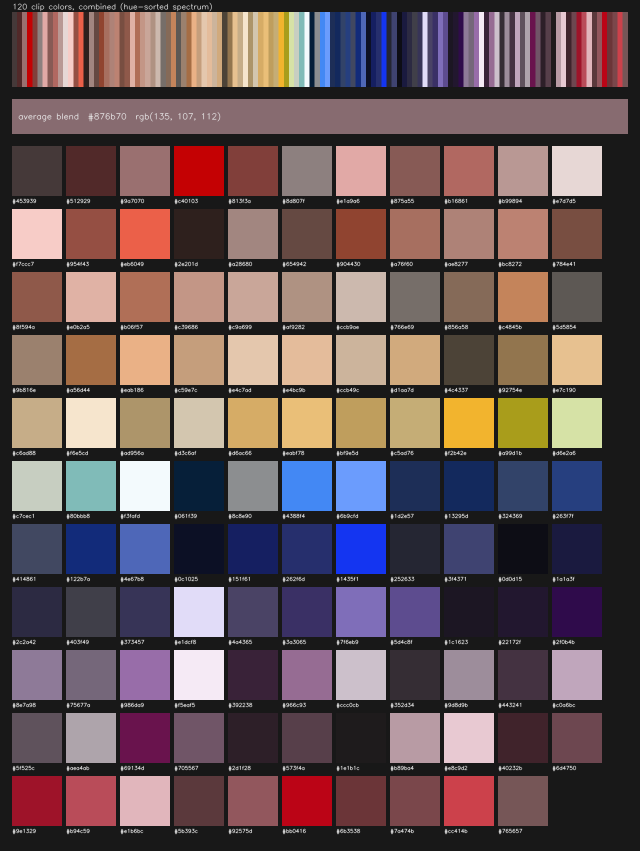
#> input picture pipeline/color-combination.png, 1280 x 1702 px (shown at 1/2 size)
$ python -i diversity.py   (imports and definitions only)   (older library calls are emulated)
#> lines starting #> are read from the running program, lines starting #| are printed output that depends on the picture
#!/usr/bin/env python3
"""Color-diverse New York Knicks clip scraper (parallel, resumable, Supabase).

Goal: a library of >=500 clips whose END frames are all visibly different colors,
covering the whole spectrum. We download many genuinely-Knicks videos in parallel,
walk each at 1 fps, and keep a frame only when its dominant color is new (>= ΔE
from every color kept so far across ALL videos). Each kept frame is the LAST frame
of a 15-20s clip — we back up a random amount and cut from there.

  DISCOVER  yt-dlp search across many Knicks/NY query buckets -> deduped URLs
  DOWNLOAD  N videos at once (ThreadPool); reuse main.download_video
  SAMPLE    1 fps low-res frames (reuse main.sample_frames, cached)
  ANALYZE   OpenCV: reject near-black/blurry; k-means dominant color (CIELAB+RGB)
  SELECT    accept iff color is >= ΔE from every kept color (shared, locked)
  CLIP      back up random 15-20s; ffmpeg-cut -> clips/<id>_<NNN>.mp4
  PUBLISH   per clip: row + mp4 + frame -> Supabase; per video: youtube_videos row
  ADAPT     if the gamut stalls below --target, lower ΔE (floor) for new frames

State (clips.json + colors.json + processed list) is flushed continuously, so the
run is fully resumable. Source mp4s are deleted after processing (--keep-videos to
keep) since 500 colors can mean ~100+ multi-hundred-MB downloads.

Usage:
  pip install -r requirements.txt           # yt-dlp + ffmpeg on PATH
  python diversity.py --target 500 --workers 4
"""
from __future__ import annotations

import argparse
import csv
import json
import math
import random
import subprocess
import sys
import threading
import time
from concurrent.futures import ThreadPoolExecutor
from pathlib import Path

import cv2
import numpy as np

from main import (
    SCRIPT_DIR,
    VIDEOS_DIR,
    capture_frame,
    fmt_timestamp,
    sample_frames,
)
import supabase_push

# --- Paths -----------------------------------------------------------------
CLIPS_DIR = SCRIPT_DIR / "clips"
CLIPFRAMES_DIR = SCRIPT_DIR / "clip-frames"
CLIPS_JSON = SCRIPT_DIR / "clips.json"
COLORS_JSON = SCRIPT_DIR / "colors.json"
VIDEOS_CSV = SCRIPT_DIR / "youtube_videos.csv"
PROCESSED_TXT = SCRIPT_DIR / ".cache" / "diversity-processed.txt"

# Relevance lives in the search: every query is unambiguously Knicks / NY, so any
# frame is fair game. Breadth across eras + the colorful NBA Cup courts maximizes
# the color gamut a single broadcast could never reach.
DEFAULT_QUERIES = [
    "New York Knicks 2025-26 season highlights",
    "New York Knicks NBA Cup highlights",
    "Knicks NBA Cup in-season tournament",
    "New York Knicks full game highlights 2025",
    "New York Knicks full game highlights 2024",
    "New York Knicks playoff highlights 2025",
    "Knicks vs Celtics highlights",
    "Knicks vs Pacers highlights",
    "Knicks vs Heat highlights",
    "Jalen Brunson highlights Knicks",
    "Karl-Anthony Towns Knicks highlights",
    "OG Anunoby Knicks highlights",
    "Mikal Bridges Knicks highlights",
    "Josh Hart Knicks highlights",
    "Julius Randle Knicks highlights",
    "Knicks Madison Square Garden crowd",
    "classic New York Knicks games",
    "1990s New York Knicks Patrick Ewing highlights",
    "New York Knicks 1994 finals",
    "Knicks Carmelo Anthony highlights",
    "Jeremy Lin Linsanity Knicks",
    "New York Knicks top plays of the season",
    "Knicks mixtape compilation",
    "New York Knicks dunks compilation",
    "New York Knicks buzzer beaters",
    "New York Knicks City Edition jersey",
]

SAMPLE_PX = 128


# --- Frame analysis --------------------------------------------------------
class FrameInfo:
    __slots__ = ("lab", "rgb", "hex", "brightness", "sharpness")

    def __init__(self, lab, rgb, hex_, brightness, sharpness):
        self.lab = lab
        self.rgb = rgb                # (r, g, b) 0-255 of the dominant color
        self.hex = hex_
        self.brightness = brightness
        self.sharpness = sharpness


def analyze_frame(path: Path) -> FrameInfo | None:
#> called with path = 'color-combination.png'
    img = cv2.imread(str(path))
#> img is the input picture: shape (1702, 1280, 3); mean B, G, R 85.5, 82.4, 101.2
    if img is None:
        return None
    h, w = img.shape[:2]
#> h = 1702; w = 1280
    scale = SAMPLE_PX / max(h, w)
#> scale = 0.0752
    if scale < 1.0:
        img = cv2.resize(img, (max(1, int(w * scale)), max(1, int(h * scale))),
                         interpolation=cv2.INTER_AREA)
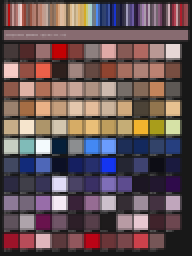
#> img: shape (128, 96, 3) (shown 2 times larger); mean B, G, R 85.5, 82.4, 101.2

    gray = cv2.cvtColor(img, cv2.COLOR_BGR2GRAY)
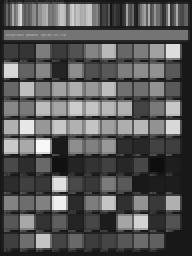
#> gray: shape (128, 96) (shown 2 times larger); min 14, max 248, mean 88.4
    brightness = float(gray.mean())
#> brightness = 88.4
    sharpness = float(cv2.Laplacian(gray, cv2.CV_64F).var())
#> sharpness = 4271.4

    lab_img = cv2.cvtColor(img.astype(np.float32) / 255.0, cv2.COLOR_BGR2Lab)
#> lab_img: shape (128, 96, 3) float32; mean of channels 0, 1, 2 36.4, 9.4, 1.5
    pixels = lab_img.reshape(-1, 3).astype(np.float32)
    k = min(4, len(np.unique(pixels, axis=0)))
#> k = 4
    if k < 1:
        return None
    criteria = (cv2.TERM_CRITERIA_EPS + cv2.TERM_CRITERIA_MAX_ITER, 10, 1.0)
    _, labels, centers = cv2.kmeans(pixels, k, None, criteria, 3, cv2.KMEANS_PP_CENTERS)
#> labels = 12288 values, max 3 at index 240, min 0 at index 0, mean 1.06; centers = [[15.68, 3.21, -1.59], [73.81, 6.12, 15.49], [44.35, 17.86, 10.82], [30.64, 18.76, -35.17]]
    dom = centers[int(np.bincount(labels.flatten(), minlength=k).argmax())]
#> dom = [15.68, 3.21, -1.59]

    bgr = cv2.cvtColor(dom.reshape(1, 1, 3), cv2.COLOR_Lab2BGR)
#> bgr = [[0.162, 0.148, 0.168]]
    b, g, r = (np.clip(bgr.reshape(3), 0, 1) * 255).astype(int)
#> b = 41; g = 37; r = 42
    return FrameInfo((float(dom[0]), float(dom[1]), float(dom[2])),
                     (int(r), int(g), int(b)), f"#{r:02x}{g:02x}{b:02x}",
                     brightness, sharpness)


# --- Color-novelty index ---------------------------------------------------
class ColorIndex:
    # [4 lines left out: function __init__, not called in this run]

    def _key(self, lab):
        c = self.delta_e
        return (math.floor(lab[0] / c), math.floor(lab[1] / c), math.floor(lab[2] / c))

    # [16 lines left out: functions nearest, add, not called in this run]

    def remove(self, clip_id: str) -> None:
        self.colors = [(lab, cid) for lab, cid in self.colors if cid != clip_id]
        self.reindex(self.delta_e)

    # [5 lines left out: function reindex, not called in this run]

    @property
    def count(self) -> int:
        return len(self.colors)


# --- Clip extraction -------------------------------------------------------
# [52 lines left out: functions cut_clip, search_video_ids, collect_candidates, not called in this run]


# --- Shared run state ------------------------------------------------------
class State:
    # [352 lines left out: functions __init__, load, save, hue_coverage, download_video, url_video_id and 3 more, not called in this run]


# [2 lines not run here, left out]

>>> result = analyze_frame('color-combination.png')
